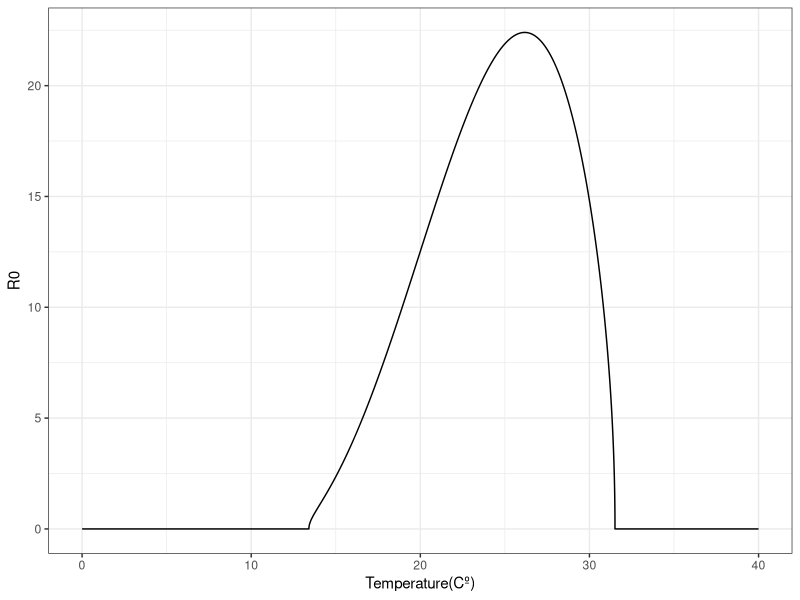

Here is the R script that generated this plot: (Note: this script raises an error after producing the figure.)
rm(list=ls())
library(tidyverse)
library(ggplot2)
library(dplyr)
library("ggpubr")
library(viridis)
library(gdata)
library("data.table")
library('numDeriv')

#------------------------FUNCTIONS---------------------------#
# Main functions 
Briere_func <- function(cte, tmin, tmax, temp){
  outp <- temp*cte*(temp - tmin)*(tmax - temp)^(1/2)
  if(outp < 0 | is.na(outp)){
    outp <- 0
  }
  return(outp)
}

Quad_func <- function(cte, tmin, tmax, temp){
  outp <- -cte*(temp - tmin)*(temp - tmax)
  if(outp < 0 | is.na(outp)){
    outp <- 0
  }
  return(outp)
}

### Incorporating rain and human density:
h_f <- function(hum, rain){
  # Constants: 
  erat = 0.5
  e0 = 1.5
  evar = 0.05
  eopt = 8
  efac = 0.01
  edens = 0.01
  
  
  hatch <- (1-erat)*(((1+e0)*exp(-evar*(rain-eopt)^2))/(exp(-evar*(rain - eopt)^2) + e0)) +
    erat*(edens/(edens + exp(-efac*hum)))
  return(hatch)
}

#### -------------------------- Albopictus ------------------------- ####
## Thermal responses Aedes Albopictus from Mordecai 2017:
a_f_alb <- function(temp){Briere_func(0.000193,10.25,38.32,temp)} # Biting rate
TFD_f_alb <- function(temp){Briere_func(0.0488,8.02,35.65,temp)} # Fecundity
pLA_f_alb <- function(temp){Quad_func(2.663e-03,6.668e+00,3.892e+01,temp)} # Survival probability Egg-Adult
MDR_f_alb <- function(temp){Briere_func(0.0000638,8.6,39.66,temp)} # Mosquito Development Rate
lf_f_alb <- function(temp){Quad_func(1.43,13.41,31.51,temp)} # Adult life span
dE_f_alb <- function(temp){4.66e-03*temp -4.23e-02} # Adult life span

# R0 function by temperature:
R0_func_alb <- function(rain,hum,Te){
  a <- a_f_alb(Te)
  f <- TFD_f_alb(Te)
  deltaa <- lf_f_alb(Te)
  dE <- dE_f_alb(Te)
  probla <- pLA_f_alb(Te)
  h <- h_f(hum,rain)
  deltaE = 0.1
  R0 <- sqrt(f*(a*deltaa)*probla*(h*dE/(h*dE+deltaE)))
  return(R0)
}

# Derivative with respect to Temperature
vec <- seq(0,40,0.0001)
hum_cte <- 500
rain_cte <- 8
out_alb <- sapply(vec,R0_func_alb,hum=hum_cte, rain=rain_cte)

df_out_alb <- data.frame(vec, out_alb)
plot_t <- ggplot(df_out_alb) +
  geom_line(aes(vec,out_alb)) + 
  xlab("Temperature(Cº)") + ylab("R0") +
  theme_bw()
plot_t
ind <- df_out_alb[which(df_out_alb$out_alb != 0),1]
numd1_t <- grad(function(x){R0_func_alb(rain_cte,hum_cte,x)}, ind)
devf_t <- data.frame(ind,numd1_t)
dev_t <- ggplot(devf_t) +
  geom_line(aes(ind,numd1_t)) + 
  xlab("Temperature(Cº)") + ylab("dR0/dT") +
  theme_bw()

# Derivative with respect to Rainfall
vec <- seq(0,20,0.01)
hum_cte <- 500
te_cte <- 22
out <- sapply(vec,R0_func_alb,hum=hum_cte, Te=te_cte)
df_out <- data.frame(vec, out)
plot_r <- ggplot(df_out) +
  geom_line(aes(vec,out))+ 
  xlab("Rainfall(mm)") + ylab("R0") +
  theme_bw()
ind <- df_out[which(df_out$out != 0),1]
numd1_r <- grad(function(x){R0_func_alb(x,hum_cte,te_cte)}, ind)
devf_r <- data.frame(ind,numd1_r)
dev_r <- ggplot(devf_r) +
  geom_line(aes(ind,numd1_r))  + 
  xlab("Rainfall(mm)") + ylab("dR0/dR") +
  theme_bw()

# Derivative with respect to Human density
vec <- seq(0,1500,1)
rain_cte <- 8
te_cte <- 22
out <- sapply(vec,R0_func_alb,rain=rain_cte, Te=te_cte)
df_out <- data.frame(vec, out)

plot_h <- ggplot(df_out) +
  geom_line(aes(vec,out)) + 
  xlab("Human density(km2)") + ylab("R0") +
  theme_bw()

ind <- df_out[which(df_out$out != 0),1]
numd1_h <- grad(function(x){R0_func_alb(rain_cte,x,te_cte)}, ind)
devf_h <- data.frame(ind,numd1_h)
dev_h <- ggplot(devf_h) +
  geom_line(aes(ind,numd1_h)) + 
  xlab("Human density(km2)") + ylab("dR0/dH") +
  theme_bw()

library(ggpubr)
ggarrange(dev_t,dev_r,dev_h)
ggarrange(plot_t,plot_r,plot_h)

####------------------------------Aegypti------------------------####
a_f_aeg <- function(temp){Briere_func(0.000202,13.35,40.08,temp)} # Biting rate
EFD_f_aeg <- function(temp){Briere_func(0.00856,14.58,34.61,temp)} # Fecundity
pLA_f_aeg <- function(temp){Quad_func(4.186e-03,9.373e+00,4.026e+01,temp)} # Survival probability Egg-Adult
MDR_f_aeg <- function(temp){Briere_func(0.0000786,11.36,39.17,temp)} # Mosquito Development Rate
lf_f_aeg <- function(temp){Quad_func(0.148,9.16,37.73,temp)} # Adult life span
dE_f_aeg <- function(temp){1/8} # Adult life span

# R0 function by temperature:
R0_func_aeg <- function(rain,hum,Te){
  a <- a_f_aeg(Te)
  f <- EFD_f_aeg(Te)
  deltaa <- lf_f_aeg(Te)
  dE <- dE_f_aeg(Te)
  probla <- pLA_f_aeg(Te)
  h <- h_f(hum,rain)
  deltE = 0.1
  R0 <- sqrt((f*deltaa)*probla*(h*dE/(h*dE+deltE)))
  return(R0)
}

# Derivative with respect to Temperature
vec <- seq(0,40,0.0001)
hum_cte <- 500
rain_cte <- 8
out_aeg <- sapply(vec,R0_func_aeg,hum=hum_cte, rain=rain_cte)

df_out_aeg <- data.frame(vec, out_aeg)
plot_t <- ggplot(df_out_aeg) +
  geom_line(aes(vec,out_aeg)) + 
  xlab("Temperature(Cº)") + ylab("R0") +
  theme_bw()

ind <- df_out_aeg[which(df_out_aeg$out_aeg != 0),1]
numd1_t <- grad(function(x){R0_func_aeg(rain_cte,hum_cte,x)}, ind)
devf_t <- data.frame(ind,numd1_t)
dev_t <- ggplot(devf_t) +
  geom_line(aes(ind,numd1_t)) + 
  xlab("Temperature(Cº)") + ylab("dR0/dT") +
  theme_bw()

# Derivative with respect to Rainfall
vec <- seq(0,20,0.01)
hum_cte <- 500
te_cte <- 22
out <- sapply(vec,R0_func_aeg,hum=hum_cte, Te=te_cte)
df_out <- data.frame(vec, out)
plot_r <- ggplot(df_out) +
  geom_line(aes(vec,out))+ 
  xlab("Rainfall(mm)") + ylab("R0") +
  theme_bw()
ind <- df_out[which(df_out$out != 0),1]
numd1_r <- grad(function(x){R0_func_aeg(x,hum_cte,te_cte)}, ind)
devf_r <- data.frame(ind,numd1_r)
dev_r <- ggplot(devf_r) +
  geom_line(aes(ind,numd1_r))  + 
  xlab("Rainfall(mm)") + ylab("dR0/dR") +
  theme_bw()

# Derivative with respect to Human density
vec <- seq(0,1500,1)
rain_cte <- 8
te_cte <- 22
out <- sapply(vec,R0_func_aeg,rain=rain_cte, Te=te_cte)
df_out <- data.frame(vec, out)
plot_h <- ggplot(df_out) +
  geom_line(aes(vec,out)) + 
  xlab("Human density(km2)") + ylab("R0") +
  theme_bw()

ind <- df_out[which(df_out$out != 0),1]
numd1_h <- grad(function(x){R0_func_aeg(rain_cte,x,te_cte)}, ind)
devf_h <- data.frame(ind,numd1_h)
dev_h <- ggplot(devf_h) +
  geom_line(aes(ind,numd1_h)) + 
  xlab("Human density(km2)") + ylab("dR0/dH") +
  theme_bw()

library(ggpubr)
ggarrange(dev_t,dev_r,dev_h)
ggarrange(plot_t,plot_r,plot_h)

#####----------------Japonicus-----------------####
Lin_func <- function(cte, cte1, temp){
  outp <- temp*cte + cte1
  if(outp < 0 | is.na(outp)){
    outp <- 0.00001
  }
  return(outp)
}

Lin1_func <- function(cte, cte1, temp){
  outp <- temp*cte + cte1
  if(outp < 0 | is.na(outp)){
    outp <- 0
  }
  return(outp)
}

Quad <- function(cte, cte1,cte2, temp){
  outp <- cte*temp^2 + cte1*temp + cte2
  if(outp < 0 | is.na(outp)){
    outp <- 0
  }
  return(outp)
}

a_f_jap <- function(temp){Briere_func(0.000193,10.25,38.32,temp)} # Biting rate
TFD_f_jap <- function(temp){Briere_func(0.0488,8.02,35.65,temp)} # Fecundity
dE_f_jap <- function(temp){Quad(-0.001073,0.060936,-0.462382,temp)} # Mosquito Development Rate
dL_f_jap <- function(temp){Quad(-0.0005477,0.0272373,-0.2883089,temp)} # Survival probability Egg-Adult
deltaA_f_jap <- function(temp){Lin_func(0.003022,-0.01686,temp)} # Adult life span
deltaL_f_jap <- function(temp){Quad(0.0030183,-0.1099622,1.1617832,temp)} # Adult life span

# R0 function by temperature:
R0_func_jap <- function(rain,hum,Te){
  a <- 0.2
  f <- 100#TFD_f_jap(Te)
  deltaa <- deltaA_f_jap(Te)
  deltaL <- deltaL_f_jap(Te)
  deltE = 0.1
  dE <- dE_f_jap(Te)
  dL <- dL_f_jap(Te)
  h <- h_f(hum,rain)
  R0 <- sqrt(f*a*(dL/(dL+deltaL))*(h*dE/(h*dE+deltE)))
  return(R0)
}

vec = seq(0,40,0.1)
df <- data.frame(vec, out <- sapply(vec,dL_f_jap))
ggplot(df) +
  geom_point(aes(vec,out))

# Derivative with respect to Temperature
vec <- seq(0,40,0.0001)
hum_cte <- 500
rain_cte <- 8
out_jap <- sapply(vec,R0_func_jap,hum=hum_cte, rain=rain_cte)

df_out_jap <- data.frame(vec, out_jap)
plot_t <- ggplot(df_out_jap) +
  geom_line(aes(vec,out_jap)) + 
  xlab("Temperature(Cº)") + ylab("R0") +
  theme_bw()
plot_t

ind <- df_out_jap[which(df_out_jap$out_jap != 0),1]
numd1_t <- grad(function(x){R0_func_jap(rain_cte,hum_cte,x)}, ind)
devf_t <- data.frame(ind,numd1_t)
dev_t <- ggplot(devf_t) +
  geom_line(aes(ind,numd1_t)) + 
  xlab("Temperature(Cº)") + ylab("dR0/dT") +
  theme_bw()

# Derivative with respect to Rainfall
vec <- seq(0,20,0.01)
hum_cte <- 500
te_cte <- 22
out <- sapply(vec,R0_func_jap,hum=hum_cte, Te=te_cte)
df_out <- data.frame(vec, out)
plot_r <- ggplot(df_out) +
  geom_line(aes(vec,out))+ 
  xlab("Rainfall(mm)") + ylab("R0") +
  theme_bw()
ind <- df_out[which(df_out$out != 0),1]
numd1_r <- grad(function(x){R0_func_jap(x,hum_cte,te_cte)}, ind)
devf_r <- data.frame(ind,numd1_r)
dev_r <- ggplot(devf_r) +
  geom_line(aes(ind,numd1_r))  + 
  xlab("Rainfall(mm)") + ylab("dR0/dR") +
  theme_bw()

# Derivative with respect to Human density
vec <- seq(0,1500,1)
rain_cte <- 8
te_cte <- 22
out <- sapply(vec,R0_func_jap,rain=rain_cte, Te=te_cte)
df_out <- data.frame(vec, out)
plot_h <- ggplot(df_out) +
  geom_line(aes(vec,out)) + 
  xlab("Human density(km2)") + ylab("R0") +
  theme_bw()

ind <- df_out[which(df_out$out != 0),1]
numd1_h <- grad(function(x){R0_func_jap(rain_cte,x,te_cte)}, ind)
devf_h <- data.frame(ind,numd1_h)
dev_h <- ggplot(devf_h) +
  geom_line(aes(ind,numd1_h)) + 
  xlab("Human density(km2)") + ylab("dR0/dH") +
  theme_bw()

library(ggpubr)
ggarrange(dev_t,dev_r,dev_h)
ggarrange(plot_t,plot_r,plot_h)

df_out_tot <- data.frame(temp = df_out_jap$vec, 
                         Albopictus=df_out_alb$out_alb/max(df_out_alb$out_alb),
                         Aegypti=df_out_aeg$out_aeg/max(df_out_aeg$out_aeg),
                         Japonicus=df_out_jap$out_jap/max(df_out_jap$out_jap))


df_plot <- reshape2::melt(df_out_tot,id.vars="temp")
ggplot(df_plot) +
  geom_line(aes(temp,value,color=variable), size = 0.8) +
  xlim(c(10,40)) + theme_bw() + ylab("R0") +
  xlab("Temperature(Cº)")
